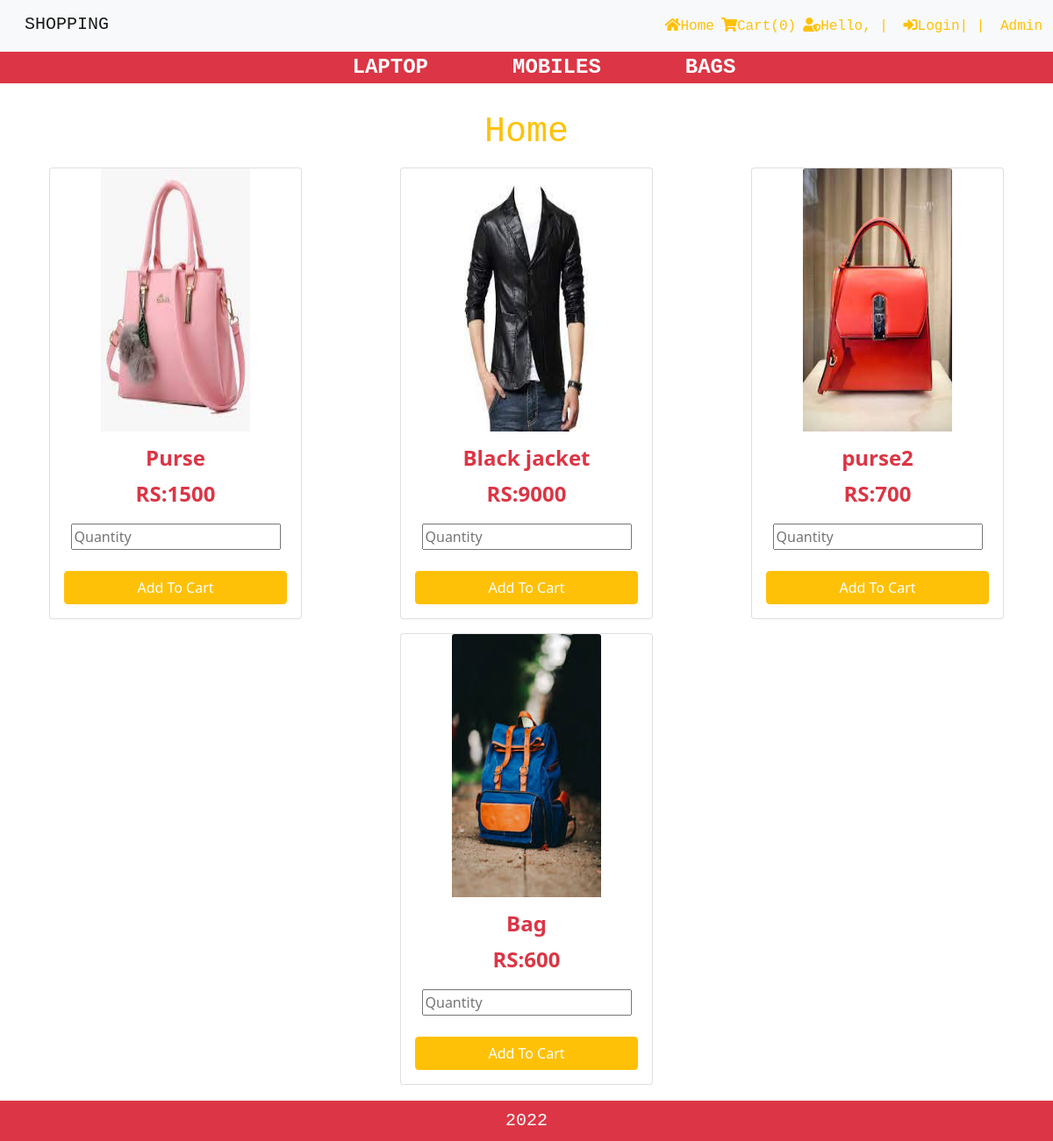
The app's page /user/index.php with its own data.
### tables this page shows
CREATE TABLE `tblproduct` (
  `Id` int(11) NOT NULL,
  `PName` varchar(100) NOT NULL,
  `PPrice` varchar(100) NOT NULL,
  `Pimage` varchar(200) NOT NULL,
  `PCategory` varchar(100) NOT NULL
);

### user/index.php (the view, shortened to what this page needs)
<!DOCTYPE html>
<html lang="en">
<head>
    <?php
     include 'header.php';
    ?>
</head>
<body>
<div class="container-fluid">
  <div class="col-md-12">
  <div class="row">
    <h1 class="text-warning font-monospace text-center my-3">Home</h1>
    <?php
      include 'config.php';
      $Record = mysqli_query($con, "select * from tblproduct");
      while($row = mysqli_fetch_array($Record)){
          $check_page = $row['PCategory'];
          if( $check_page === 'Home'){
        echo "
<div class='col-md-6 col-lg-4 m-auto mb-3'>
<form action = 'insertcart.php' method = 'POST'>
<div class='card m-auto' style='width: 18rem;'>
<img src='../product/".$row ['Pimage']."' class='card-img-top m-auto' style = 'width:170px; height:300px;'>
  <div class='card-body text-center'>
    <h5 class='card-title text-danger fs-4 fw-bold'>".$row ['PName']."</h5>
    <p class='card-text text-danger fs-4 fw-bold'>RS:".$row ['PPrice']."</p>
    <input type = 'hidden' name = 'PName' value = ".$row ['PName'].">
    <input type = 'hidden' name = 'PPrice' value = ".$row ['PPrice'].">
    <input type='number' name = 'PQuantity' value = ' min = '1' max = '20'' placeholder='Quantity'><br><br>
    <input type = 'submit' name = 'addCart' class = 'btn btn-warning text-white w-100' value = 'Add To Cart'>
  </div>
</div>
</form>
</div>
";
}
}
?>
</div>
</div>
</div>
    <?php
       include 'footer.php';
    ?>
</body>
</html>

### records on screen
tblproduct: Pimage (picture), PName "Purse", PPrice "1500"
tblproduct: Pimage (picture), PName "Black jacket", PPrice "9000"
tblproduct: Pimage (picture), PName "purse2", PPrice "700"
tblproduct: Pimage (picture), PName "Bag", PPrice "600"

### other values on screen
$count "0"
